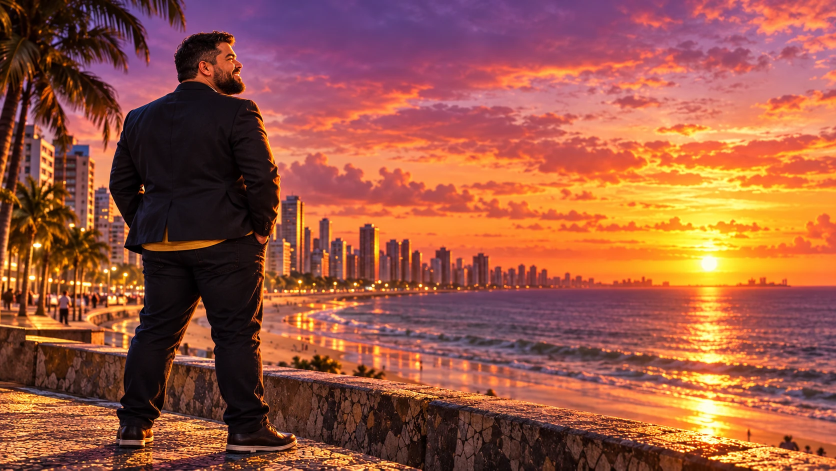
#> input picture scripts/story-ending-art/romulo/source.webp, 1672 x 941 px (shown at 1/2 size)
$ python prepare_romulo_ending.py
#> lines starting #> are read from the running program, lines starting #| are printed output that depends on the picture
"""Prepares Romulo's story ending art (the screen shown when his campaign is completed).

Input : scripts/story-ending-art/romulo/source.webp (1672x941: Romulo, from behind, on a seaside promenade, looking at
        the sunset over the beach and the skyline)
Output: public/story/endings/romulo.jpg, 1440x810 (16:9, 1.5x the 960x540 game so it stays
        sharp on big screens and has room for the slow zoom of the ending screen).

A still illustration: no layers. Everything that depends on the campaign (title, route, buttons)
is drawn on top of it by CampaignCompleteScene.

Offline tool only (not part of the build). Requires Python 3 + Pillow:
    python scripts/story-ending-art/romulo/prepare_romulo_ending.py
"""

from pathlib import Path

from PIL import Image

ROOT = Path(__file__).resolve().parents[3]
SOURCE = ROOT / 'scripts/story-ending-art/romulo/source.webp'
OUT = ROOT / 'public/story/endings/romulo.jpg'
SIZE = (1440, 810)


def main() -> None:
    image = Image.open(SOURCE).convert('RGB')
#> image is the input picture: PIL image 1672x941 RGB; mean R, G, B 155.5, 87.8, 67.3
    # Cover-crop to exactly 16:9 (the source is 1672x941, a hair taller), centred.
    target = SIZE[0] / SIZE[1]
    width, height = image.size
#> width = 1672; height = 941
    if width / height > target:
        crop = round(height * target)
        box = ((width - crop) // 2, 0, (width - crop) // 2 + crop, height)
    else:
        crop = round(width / target)
#> crop = 940
        box = (0, (height - crop) // 2, width, (height - crop) // 2 + crop)
#> box = (0, 0, 1672, 940)
    OUT.parent.mkdir(parents=True, exist_ok=True)
    image.crop(box).resize(SIZE, Image.LANCZOS).save(OUT, quality=90, optimize=True)
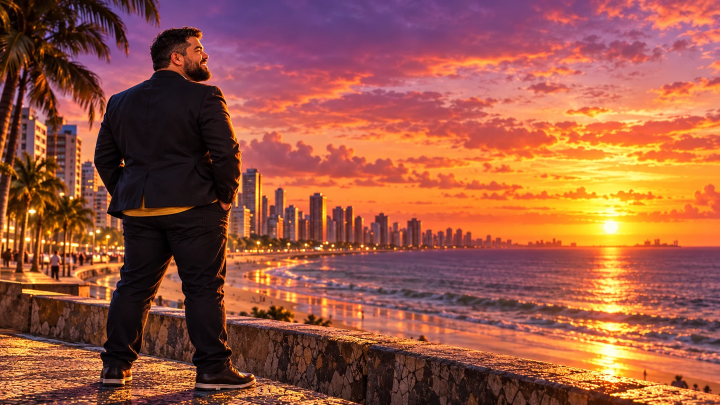
#> saved as romulo.jpg: PIL image 1440x810 RGB (shown at 1/2 size); mean R, G, B 155.5, 87.8, 67.4
    print(f'ending: {SIZE[0]}x{SIZE[1]} from {box}')
#| ending: 1440x810 from (0, 0, 1672, 940)


if __name__ == '__main__':
    main()
